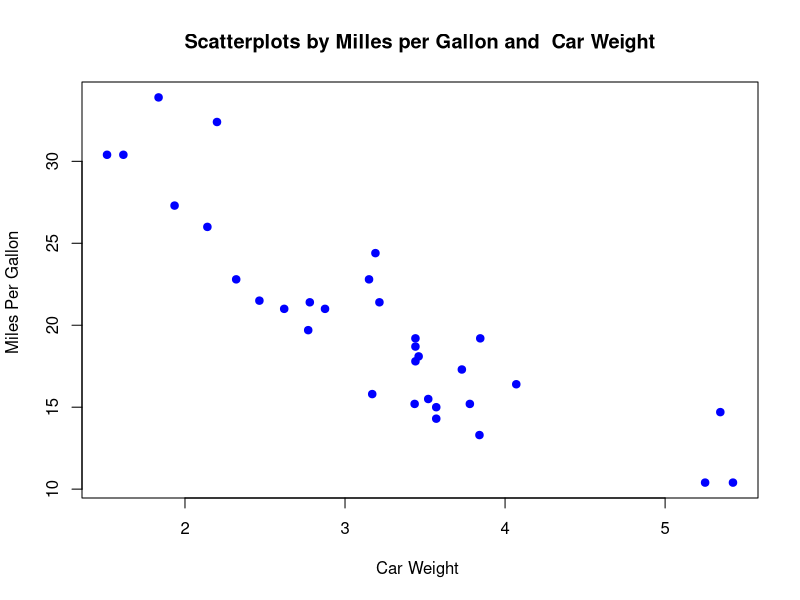

The R script that drew this image:
plot(mtcars$wt, mtcars$mpg, 
    main="Scatterplots by Milles per Gallon and  Car Weight",  
    xlab="Car Weight ", ylab="Miles Per Gallon ", pch=19, col="blue")